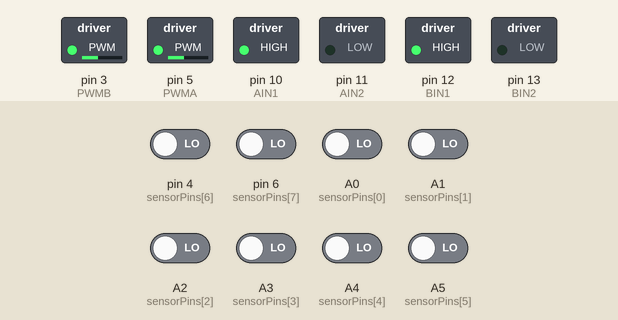
This sketch was run on a simulated Arduino Uno, built with avr-gcc and run on an emulated ATmega328P. Parts: switched loads named in the sketch (green lamp = pin HIGH). The test bench sets the inputs (shaded band); at power-on: A0 (sensorPins[0]), A1 (sensorPins[1]), A2 (sensorPins[2]), A3 (sensorPins[3]), A4 (sensorPins[4]), A5 (sensorPins[5]), pin 4 (sensorPins[6]), pin 6 (sensorPins[7]) LOW.

Above: at 1.2 s.
1.3 s: pin 4 (sensorPins[6]) driven HIGH
At 1.8 s:
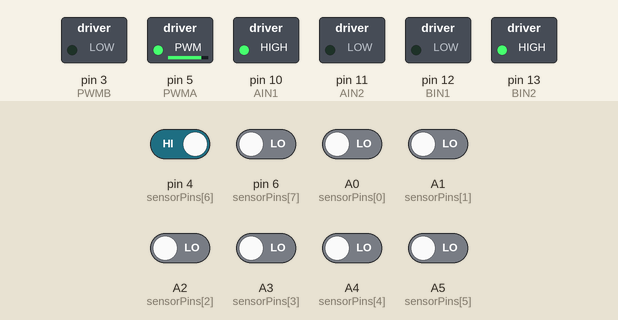
2.8 s: A0 (sensorPins[0]) driven HIGH
At 4.0 s:
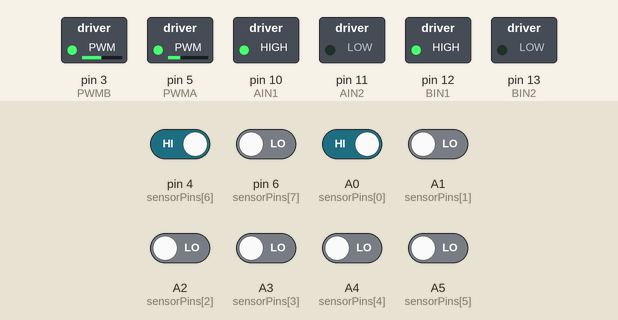
4.3 s: pin 6 (sensorPins[7]) driven HIGH
At 5.2 s:
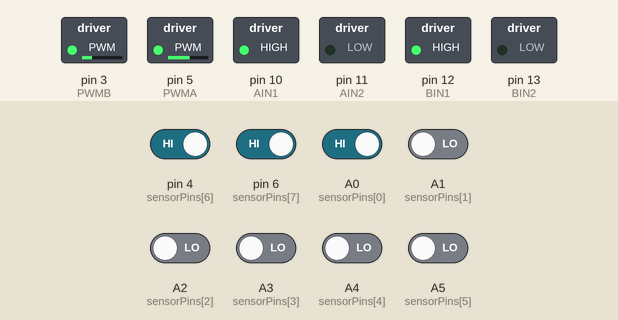
5.8 s: A4 (sensorPins[4]) driven HIGH
At 6.4 s:
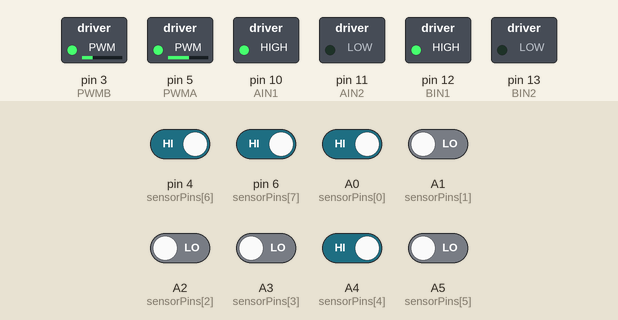
7.3 s: A0 (sensorPins[0]) driven LOW
At 8.5 s:
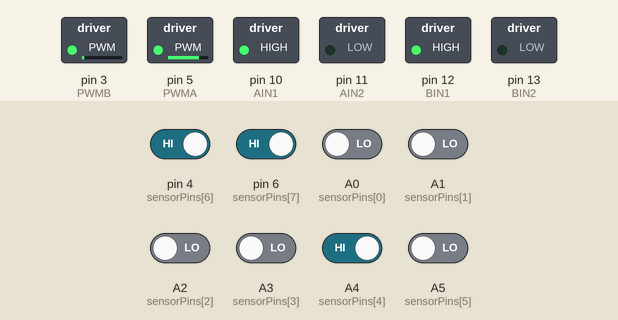
8.8 s: A1 (sensorPins[1]) driven HIGH
At 9.9 s:
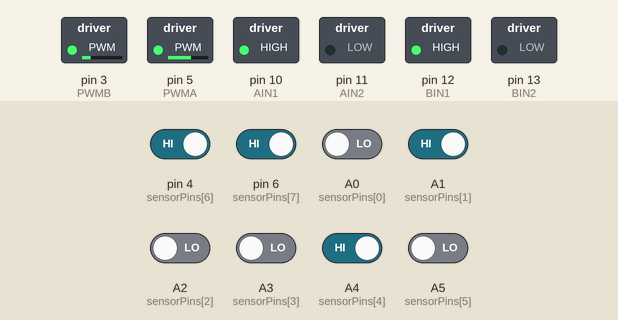
Timing chart, 0 to 11.3 s (numbered marks = the images above; inputs shaded):
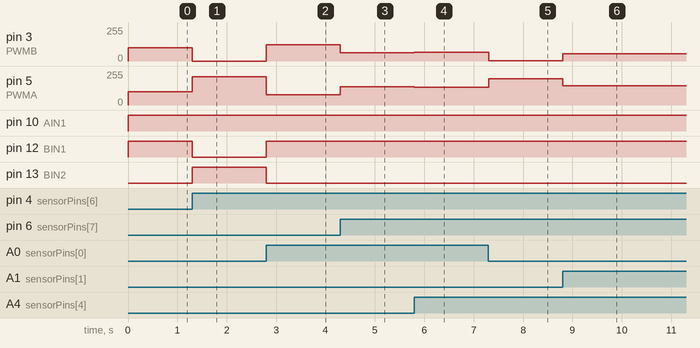

The sketch:

LSA08_LFR.ino
```cpp
const int sensorPins[8] = {A0, A1, A2, A3, A4, A5, 4, 6};

const int AIN1 = 10;
const int AIN2 = 11;
const int PWMA = 5;

const int BIN1 = 12;
const int BIN2 = 13;
const int PWMB = 3;

float Kp = 4.5;
float Ki = 0.0;
float Kd = 1.2;

float error = 0.0;
float previousError = 0.0;
float integral = 0.0;
float derivative = 0.1;
float correction = 0.0;

int baseSpeed = 100;

void setup() {

  Serial.begin(9600);

  for (int i = 0; i < 8; i++) {
    pinMode(sensorPins[i], INPUT);
  }

  pinMode(AIN1, OUTPUT);
  pinMode(AIN2, OUTPUT);
  pinMode(PWMA, OUTPUT);
  pinMode(BIN1, OUTPUT);
  pinMode(BIN2, OUTPUT);
  pinMode(PWMB, OUTPUT);
}

void loop() {

  float weightedSum = 0.0;
  float totalWeight = 0.0;
  const float positionValues[8] = {0.0, 10.0, 20.0, 30.0, 40.0, 50.0, 60.0, 70.0};

  for (int i = 0; i < 8; i++) {
    int sensorValue = digitalRead(sensorPins[i]);
    if (sensorValue == 1) {
      weightedSum += positionValues[i];
      totalWeight += 1.0;
    }
  }

  float linePosition = (totalWeight > 0.0) ? (weightedSum / totalWeight) : 35.0;

  error = linePosition - 35.0;

  integral += error;
  derivative = error - previousError;
  correction = Kp * error + Ki * integral + Kd * derivative;


  int leftMotorSpeed = baseSpeed + correction;
  int rightMotorSpeed = baseSpeed - correction;

  leftMotorSpeed = constrain(leftMotorSpeed, 0, 255);
  rightMotorSpeed = constrain(rightMotorSpeed, 0, 255);

  if (leftMotorSpeed > 0) {
    digitalWrite(AIN1, HIGH);
    digitalWrite(AIN2, LOW);
  } else {
    digitalWrite(AIN1, LOW);
    digitalWrite(AIN2, HIGH);
    leftMotorSpeed = -leftMotorSpeed;
  }
  analogWrite(PWMA, leftMotorSpeed);

  if (rightMotorSpeed > 0) {
    digitalWrite(BIN1, HIGH);
    digitalWrite(BIN2, LOW);
  } else {
    digitalWrite(BIN1, LOW);
    digitalWrite(BIN2, HIGH);
    rightMotorSpeed = -rightMotorSpeed;
  }
  analogWrite(PWMB, rightMotorSpeed);

  previousError = error;
}
```

Measured:
- after the input at 1.3 s, pin 3 (PWMB): 100/255 → 0/255 at once; pin 5 (PWMA): 100/255 → 212/255 at once; pin 12 (BIN1): HIGH → LOW at once; pin 13 (BIN2): LOW → HIGH at once
- after the input at 2.8 s, pin 3 (PWMB): 0/255 → 122/255 at once; pin 5 (PWMA): 212/255 → 77/255 at once; pin 12 (BIN1): LOW → HIGH at once; pin 13 (BIN2): HIGH → LOW at once
- after the input at 4.3 s, pin 3 (PWMB): 122/255 → 62/255 at once; pin 5 (PWMA): 77/255 → 137/255 at once
- after the input at 5.8 s, pin 3 (PWMB): 62/255 → 66/255 at once; pin 5 (PWMA): 137/255 → 133/255 at once
- after the input at 7.3 s, pin 3 (PWMB): 66/255 → 2/255 at once; pin 5 (PWMA): 133/255 → 197/255 at once
- after the input at 8.8 s, pin 3 (PWMB): 2/255 → 55/255 at once; pin 5 (PWMA): 197/255 → 145/255 at once
